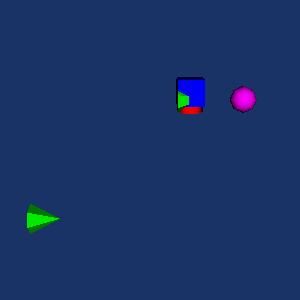

Write the Python code that produced this figure.
#!/usr/bin/env python

# Test vtkPropAssembly combining vtkAssembly with primitives.

import vtkmodules.vtkInteractionStyle  # noqa: F401
import vtkmodules.vtkRenderingFreeType  # noqa: F401
import vtkmodules.vtkRenderingOpenGL2  # noqa: F401

from vtkmodules.vtkFiltersSources import (
    vtkConeSource,
    vtkCubeSource,
    vtkCylinderSource,
    vtkSphereSource,
)
from vtkmodules.vtkRenderingCore import (
    vtkActor,
    vtkAssembly,
    vtkPolyDataMapper,
    vtkPropAssembly,
    vtkRenderWindow,
    vtkRenderWindowInteractor,
    vtkRenderer,
)

# Sphere
sphere = vtkSphereSource()
sphere_mapper = vtkPolyDataMapper()
sphere_mapper.SetInputConnection(sphere.GetOutputPort())
sphere_actor = vtkActor()
sphere_actor.SetMapper(sphere_mapper)
sphere_actor.SetOrigin(2, 1, 3)
sphere_actor.RotateY(6)
sphere_actor.SetPosition(2.25, 0, 0)
sphere_actor.GetProperty().SetColor(1, 0, 1)

# Cube
cube = vtkCubeSource()
cube_mapper = vtkPolyDataMapper()
cube_mapper.SetInputConnection(cube.GetOutputPort())
cube_actor = vtkActor()
cube_actor.SetMapper(cube_mapper)
cube_actor.SetPosition(0.0, 0.25, 0)
cube_actor.GetProperty().SetColor(0, 0, 1)

# Cone
cone = vtkConeSource()
cone_mapper = vtkPolyDataMapper()
cone_mapper.SetInputConnection(cone.GetOutputPort())
cone_actor = vtkActor()
cone_actor.SetMapper(cone_mapper)
cone_actor.SetPosition(0, 0, 0.25)
cone_actor.GetProperty().SetColor(0, 1, 0)

# Cylinder
cylinder = vtkCylinderSource()
cylinder_mapper = vtkPolyDataMapper()
cylinder_mapper.SetInputConnection(cylinder.GetOutputPort())
cylinder_actor = vtkActor()
cylinder_actor.SetMapper(cylinder_mapper)
cylinder_actor.GetProperty().SetColor(1, 0, 0)

# Composite assembly
composite_assembly = vtkAssembly()
composite_assembly.AddPart(cylinder_actor)
composite_assembly.AddPart(sphere_actor)
composite_assembly.AddPart(cube_actor)
composite_assembly.AddPart(cone_actor)
composite_assembly.SetOrigin(5, 10, 15)
composite_assembly.AddPosition(5, 0, 0)
composite_assembly.RotateX(15)

# Build prop assembly from vtkActor and vtkAssembly
assembly = vtkPropAssembly()
assembly.AddPart(composite_assembly)
assembly.AddPart(cone_actor)

# Renderer
renderer = vtkRenderer()
renderer.AddViewProp(assembly)
renderer.SetBackground(0.1, 0.2, 0.4)

render_window = vtkRenderWindow()
render_window.AddRenderer(renderer)
render_window.SetWindowName("prop assembly")
render_window.SetMultiSamples(0)
render_window.SetSize(300, 300)

interactor = vtkRenderWindowInteractor()
interactor.SetRenderWindow(render_window)

interactor.Initialize()
interactor.Start()
